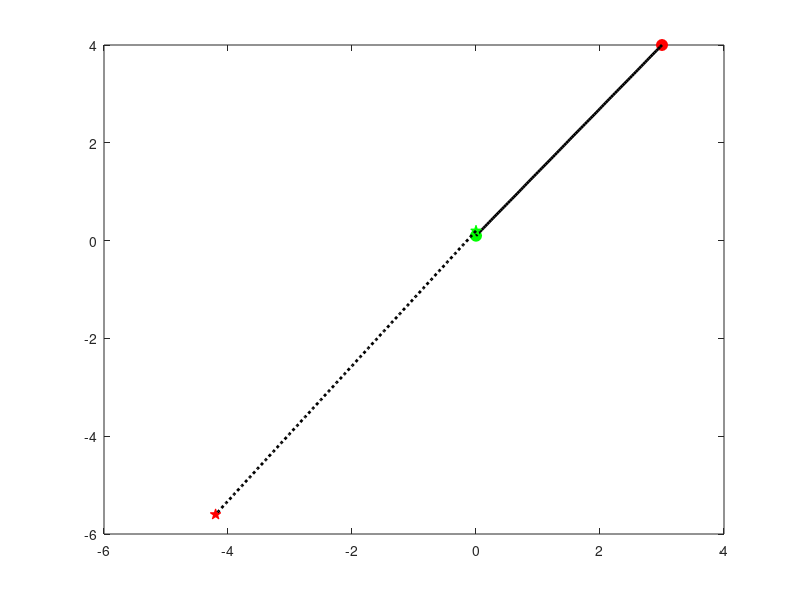

Write MATLAB code to recreate this figure.
clear; clc; close all;

p1 = [0; 0.1]; p2 = [3; 4];
%p3 = [1.6; 3.8]; p4 = [2.8; 2.2];
p3 = 2.0*p1; p4 = -1.4*p2;
ll = 100;

lam = linspace(0,1, ll)';
myu = linspace(0,1, ll)';

l1 = zeros(ll, 2);
l2 = zeros(ll, 2);
for i = 1:2
    l1(:,i) = lam*p2(i) +  (1 - lam)*p1(i);
    l2(:,i) = myu*p4(i) +  (1 - myu)*p3(i);
end

figure(1)
plot(p1(1), p1(2), 'go', 'Markersize', 8, 'Markerfacecolor', 'g');
hold on
plot(p2(1), p2(2), 'ro', 'Markersize', 8, 'Markerfacecolor', 'r');
plot(l1(:,1), l1(:,2), 'k', 'linewidth', 2);

plot(p3(1), p3(2), 'gp', 'Markersize', 8, 'Markerfacecolor', 'g');
hold on
plot(p4(1), p4(2), 'rp', 'Markersize', 8, 'Markerfacecolor', 'r');
plot(l2(:,1), l2(:,2), 'k:', 'linewidth', 2);

%%%intersection
A = [(p2 - p1), (p3 - p4)];
cA = cond(A);
b = p3 - p1;
if abs(cA) > 1e12
    lm = [inf; inf];
    fprintf('Parallel or nearly parallel lines! no intersection practical\n');
else
    lm = A\b;
end

lams = lm(1);
myus = lm(2);

if lams >= 0 && lams <= 1
    if myus >= 0 && myus <= 1
        fprintf('intersection point found\n');
        ip = lams*p2 +  (1 - lams)*p1;
        ipc = myus*p4 +  (1 - myus)*p3;
        plot(ip(1), ip(2), 'gs', 'Markersize', 8, 'Markerfacecolor', 'g');
        plot(ipc(1), ipc(2), 'rs', 'Markersize', 3, 'Markerfacecolor', 'r');
    else
        fprintf('no intersection point found\n');
    end
else
    fprintf('no intersection point found\n');
end